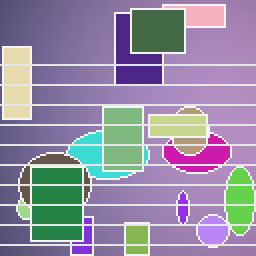
#> input picture data/synthetic_pairs/test/rgb/scene_0027.png, 128 x 128 px (shown 2 times larger)
$ python -i classical.py   (imports and definitions only)
#> lines starting #> are read from the running program, lines starting #| are printed output that depends on the picture
"""Small, dependency-light classical ISP stages for RGGB Bayer and RGB inputs."""
from __future__ import annotations

import numpy as np
from PIL import Image


# [72 lines left out: functions load_image, normalize_raw, demosaic_rggb, unpack_bayer_4ch, not called in this run]


def white_balance(rgb: np.ndarray, gains=(2.0, 1.0, 1.6)) -> np.ndarray:
    return np.maximum(np.asarray(rgb, np.float32) * np.asarray(gains, np.float32), 0)


# [5 lines left out: function color_matrix, not called in this run]


def denoise(rgb: np.ndarray, strength: float = 0.08) -> np.ndarray:
    """Edge-preserving bilateral filter when OpenCV exists; Gaussian fallback."""
    try:
        import cv2
        x = np.asarray(rgb, np.float32)
        return cv2.bilateralFilter(x, d=5, sigmaColor=strength, sigmaSpace=2.0)
    except ImportError:
        from PIL import ImageFilter
        image = Image.fromarray(np.uint8(np.clip(rgb, 0, 1) * 255))
        return np.asarray(image.filter(ImageFilter.GaussianBlur(0.45)), np.float32) / 255


# [8 lines left out: function tone_map, not called in this run]


def srgb_to_linear(rgb: np.ndarray) -> np.ndarray:
    """Decode display-referred sRGB to linear light before ISP operations."""
    x = np.clip(np.asarray(rgb, np.float32), 0, 1)
    return np.where(x <= 0.04045, x / 12.92, ((x + 0.055) / 1.055) ** 2.4)


def linear_to_srgb(rgb: np.ndarray) -> np.ndarray:
    """Encode linear-light RGB with the standard piecewise sRGB OETF."""
    x = np.clip(np.asarray(rgb, np.float32), 0, 1)
    return np.where(x <= 0.0031308, 12.92 * x, 1.055 * np.power(x, 1 / 2.4) - 0.055)


def sharpen(rgb: np.ndarray, amount: float = 0.25) -> np.ndarray:
    try:
        import cv2
        x = np.asarray(rgb, np.float32)
        blur = cv2.GaussianBlur(x, (0, 0), 1.0)
        return np.clip(x + amount * (x - blur), 0, 1)
    except ImportError:
        return np.asarray(rgb, np.float32)


# [18 lines left out: function estimate_adaptive_controls, not called in this run]


def run_classical(image: np.ndarray, input_kind="rgb", black=0, white=None,
                  wb=(2.0, 1.0, 1.6), exposure=1.0, denoise_strength=0.08,
                  sharpen_amount=0.25, pattern="RGGB") -> np.ndarray:
    is_bayer_raw = input_kind == "rggb"
    if is_bayer_raw:
        rgb = demosaic_rggb(normalize_raw(image, black, white), pattern)
        rgb = white_balance(rgb, wb)
        rgb = color_matrix(rgb)
    else:
        rgb = np.asarray(image, np.float32)
        if np.issubdtype(image.dtype, np.integer):
            rgb /= float(np.iinfo(image.dtype).max)
        else:
            rgb = np.nan_to_num(rgb, nan=0.0, posinf=1.0, neginf=0.0)
            peak = float(np.max(rgb)) if rgb.size else 0.0
            if peak > 1.5:
                scale = 255.0 if peak <= 255 else (65535.0 if peak <= 65535 else peak)
                rgb /= scale
        if rgb.ndim == 2:
            rgb = np.repeat(rgb[..., None], 3, axis=-1)
        elif rgb.shape[-1] == 4:
            rgb = rgb[..., :3]
        elif rgb.shape[-1] == 1:
            rgb = np.repeat(rgb, 3, axis=-1)
        if not np.isfinite(rgb).all():
            rgb = np.nan_to_num(rgb, nan=0.0, posinf=1.0, neginf=0.0)
        # Uploaded RGB files are already sRGB encoded; process them in linear
        # light, then tone-map and encode once on the way back out.
        rgb = srgb_to_linear(rgb)
        rgb = white_balance(rgb, wb)
    rgb = denoise(rgb, denoise_strength)
    if is_bayer_raw:
        rgb = tone_map(rgb, exposure)
    else:
        # A JPEG/PNG is already tone-mapped. Keep its tone curve and apply only
        # linear-light exposure, clipping at the display gamut before encoding.
        rgb = linear_to_srgb(np.clip(rgb * exposure, 0, 1))
    return sharpen(rgb, sharpen_amount)


def save_rgb(path: str, rgb: np.ndarray) -> None:
    Image.fromarray(np.uint8(np.clip(rgb, 0, 1) * 255 + 0.5), "RGB").save(path)

>>> import cv2
>>> picture = cv2.imread('../../data/synthetic_pairs/test/rgb/scene_0027.png')
#> picture is the input picture: shape (128, 128, 3); mean B, G, R 164.7, 142.7, 149.5
>>> result = run_classical(picture)
#> in srgb_to_linear, `return np.where(x <= 0.04045, x / 12.92, ((x + 0.055) / 1.055) ** 2.4)`:
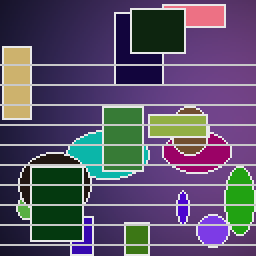
#> returned value: shape (128, 128, 3) float32 (shown 2 times larger); mean of channels 0, 1, 2 0.42, 0.33, 0.363; drawn as B, G, R
#> in white_balance, `return np.maximum(np.asarray(rgb, np.float32) * np.asarray(gains, np.f..`:
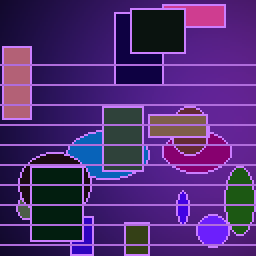
#> returned value: shape (128, 128, 3) float32 (shown 2 times larger); mean of channels 0, 1, 2 0.839, 0.33, 0.58; drawn with min black and max white
#> in linear_to_srgb, `x = np.clip(np.asarray(rgb, np.float32), 0, 1)`:
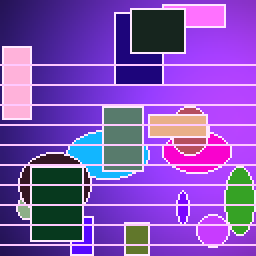
#> x: shape (128, 128, 3) float32 (shown 2 times larger); mean of channels 0, 1, 2 0.717, 0.33, 0.516; drawn as B, G, R
#> in linear_to_srgb, `return np.where(x <= 0.0031308, 12.92 * x, 1.055 * np.power(x, 1 / 2.4..`:
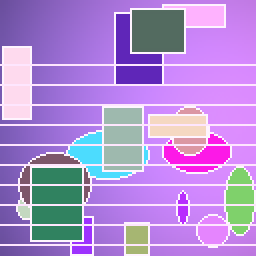
#> returned value: shape (128, 128, 3) float32 (shown 2 times larger); mean of channels 0, 1, 2 0.834, 0.56, 0.699; drawn as B, G, R
#> in sharpen, `blur = cv2.GaussianBlur(x, (0, 0), 1.0)`:
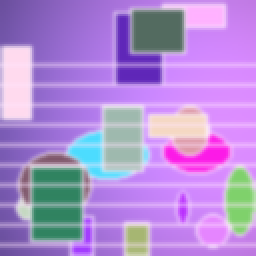
#> blur: shape (128, 128, 3) float32 (shown 2 times larger); mean B, G, R 0.834, 0.56, 0.7

$ run again, on data/synthetic_pairs/test/rgb/scene_0028.png
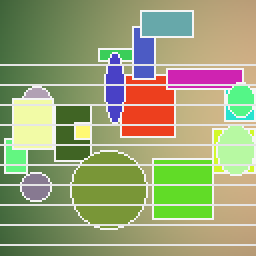
#> input picture data/synthetic_pairs/test/rgb/scene_0028.png, 128 x 128 px (shown 2 times larger)
#> picture is the input picture: shape (128, 128, 3); mean B, G, R 120, 163.3, 155.6
#> in linear_to_srgb, `x = np.clip(np.asarray(rgb, np.float32), 0, 1)`:
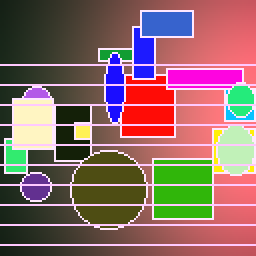
#> x: shape (128, 128, 3) float32 (shown 2 times larger); mean of channels 0, 1, 2 0.412, 0.422, 0.559; drawn as B, G, R
#> in sharpen, `blur = cv2.GaussianBlur(x, (0, 0), 1.0)`:
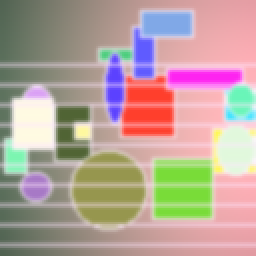
#> blur: shape (128, 128, 3) float32 (shown 2 times larger); mean B, G, R 0.608, 0.641, 0.724

$ run again, on data/synthetic_pairs/test/rgb/scene_0029.png
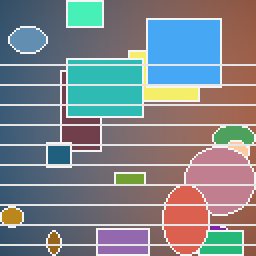
#> input picture data/synthetic_pairs/test/rgb/scene_0029.png, 128 x 128 px (shown 2 times larger)
#> picture is the input picture: shape (128, 128, 3); mean B, G, R 138.1, 133, 127.9
#> in linear_to_srgb, `x = np.clip(np.asarray(rgb, np.float32), 0, 1)`:
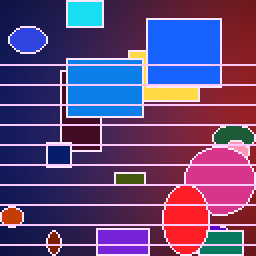
#> x: shape (128, 128, 3) float32 (shown 2 times larger); mean of channels 0, 1, 2 0.49, 0.29, 0.403; drawn as B, G, R
#> in sharpen, `blur = cv2.GaussianBlur(x, (0, 0), 1.0)`:
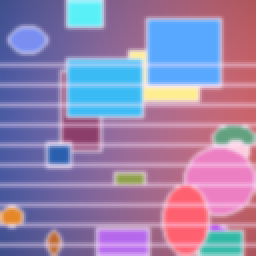
#> blur: shape (128, 128, 3) float32 (shown 2 times larger); mean B, G, R 0.686, 0.521, 0.598
